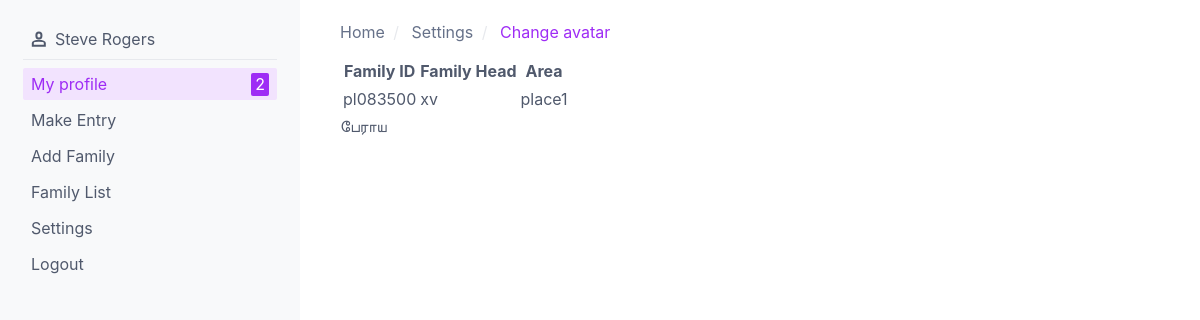
Before: /list_family.php with the older database file.
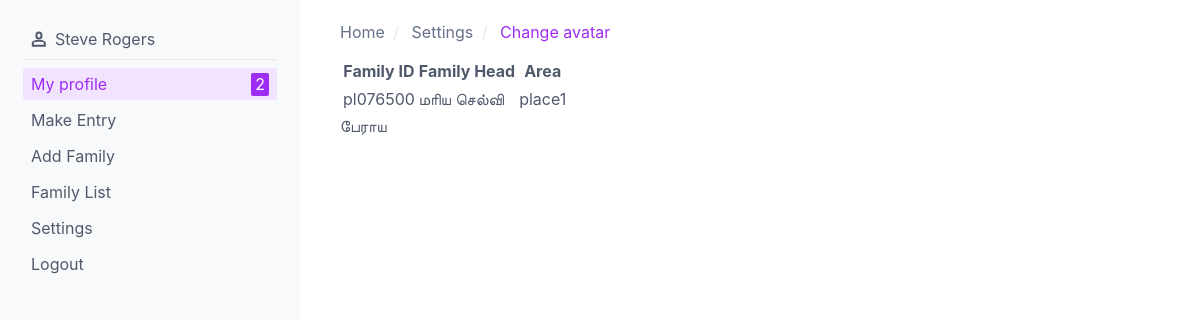
After: the same page with the newer database file.
### tables this page shows
CREATE TABLE "family_list" (
	"id"	INTEGER NOT NULL PRIMARY KEY AUTOINCREMENT UNIQUE,
	"family_id"	TEXT NOT NULL UNIQUE,
	"phone"	TEXT,
	"place"	TEXT NOT NULL,
	"address"	TEXT,
	"family_head"	TEXT NOT NULL,
	"family_type"	TEXT DEFAULT 1,
	"head_id"	INTEGER,
	FOREIGN KEY("family_id") REFERENCES "family_list"("family_id")
);

### www/list_family.php (the view)
<?php
include('header.php');
include('sidebar.php');
include('breadcrumb.php');
include('db_info.php');
$results = $db->query("SELECT * from family_list ");
?>
<table>
	<tr>
		<th>Family ID</th>
		<th>Family Head </th>
		<th>Area</th>
	</tr>
<?php
while ($row = $results->fetchArray()) {
    echo '<tr>'.
    		'<td>'.$row['family_id'].'</td><td>'.$row['family_head'].'</td><td>'.$row['place'].'</td>'.
    	 '</tr>';
}
?>
</table>
பேராய
<?php
include('footer.php');
?>

### www/header.php (shortened to what this page needs)
<!DOCTYPE html>
<html>
<head>
    <link rel="stylesheet" type="text/css" media="screen" href="css/style.css" charset="utf-8"/>
    <link rel="stylesheet" type="text/css" media="screen" href="css/spectre.css" charset="utf-8"/>
    <link rel="stylesheet" type="text/css" media="screen" href="css/spectre-exp.css" charset="utf-8"/>
    <link rel="stylesheet" type="text/css" media="screen" href="css/spectre-icons.css" charset="utf-8"/>
    <body>

### www/sidebar.php (shortened to what this page needs)
<div class="off-canvas off-canvas-sidebar-show">
  <div id="sidebar-id" class="off-canvas-sidebar">
<ul class="menu">
                  <li class="menu-item">
                    <div class="tile tile-centered">
                      <div class="tile-icon"><i class="icon icon-people"></i></div>
                      <div class="tile-content">Steve Rogers</div>
                    </div>
                  </li>
                  <li class="divider"></li>
                  <li class="menu-item">
                    <div class="menu-badge">
                      <label class="label label-primary">2</label>
                    </div><a class="active" >My profile</a>
                  </li>
                  <li class="menu-item"><a href="data_entry.php">Make Entry  </a></li>
<li class="menu-item"><a href="add_family.php">Add Family</a></li>
<li class="menu-item"><a href="list_family.php">Family List</a></li>
<li class="menu-item"><a href="settings.php">Settings</a></li>
<li class="menu-item"><a href="index.php">Logout</a></li>
                </ul>
  </div>
  <div class="off-canvas-content">

### www/breadcrumb.php
<ul class="breadcrumb">
  <li class="breadcrumb-item">
    <a href="#">Home</a>
  </li>
  <li class="breadcrumb-item">
    <a href="#">Settings</a>
  </li>
  <li class="breadcrumb-item">
    <a href="#">Change avatar</a>
  </li>
</ul>

### www/footer.php (shortened to what this page needs)
  </div>
</div>
</body>
</html>

### www/css/style.css (style rules this page uses)
html, body { height: 100%; }
body { display: flex; align-items: center; }

### www/css/spectre.css (style rules this page uses)
html { font-family: sans-serif; -ms-text-size-adjust: 100%; -webkit-text-size-adjust: 100%; }
body { margin: 0; }
a { background-color: transparent; -webkit-text-decoration-skip: objects; }
*, *::before, *::after { box-sizing: inherit; }
html { box-sizing: border-box; font-size: 20px; line-height: 1.5; -webkit-tap-highlight-color: transparent; }
body { background: #fff; color: #50596c; font-family: -apple-system, system-ui, BlinkMacSystemFont, "Segoe UI", Roboto, "Helvetica Neue", sans-serif; font-size: 0.8rem; overflow-x: hidden; text-rendering: optimizeLegibility; }
a { color: #9e2cf5; outline: none; text-decoration: none; }
a:focus, a:hover, a:active, a.active { color: #860be3; text-decoration: underline; }
a, ins, u { text-decoration-skip: ink edges; }
ul, ol { margin: 0.8rem 0 0.8rem 0.8rem; padding: 0; }
ul li, ol li { margin-top: 0.4rem; }
ul { list-style: disc inside; }
.label { border-radius: 0.1rem; line-height: 1.2; padding: 0.1rem 0.2rem; background: #f0f1f4; color: #5b657a; display: inline-block; }
.label.label-primary { background: #9e2cf5; color: #fff; }
.breadcrumb { list-style: none; margin: 0.2rem 0; padding: 0.2rem 0; }
.breadcrumb .breadcrumb-item { color: #667189; display: inline-block; margin: 0; padding: 0.2rem 0; }
.breadcrumb .breadcrumb-item:not(:last-child) { margin-right: 0.2rem; }
.breadcrumb .breadcrumb-item:not(:last-child) a { color: #667189; }
.breadcrumb .breadcrumb-item:not(:first-child)::before { color: #e7e9ed; content: "/"; padding-right: 0.4rem; }
.menu { border-radius: 0.1rem; list-style: none; margin: 0; min-width: 180px; padding: 0.4rem; transform: translateY(0.2rem); z-index: 300; }
.menu .menu-item { margin-top: 0; padding: 0 0.4rem; text-decoration: none; user-select: none; }
.menu .menu-item > a { border-radius: 0.1rem; color: inherit; display: block; margin: 0 -0.4rem; padding: 0.2rem 0.4rem; text-decoration: none; }
.menu .menu-item > a:active, .menu .menu-item > a.active { background: #f2e3fe; color: #9e2cf5; }
.menu .menu-item + .menu-item { margin-top: 0.2rem; }
.menu .menu-badge { float: right; padding: 0.2rem 0; }
.tile { align-content: space-between; align-items: flex-start; display: flex; }
.tile .tile-icon, .tile .tile-action { flex: 0 0 auto; }
.tile .tile-content { flex: 1 1 auto; }
.tile .tile-content:not(:first-child) { padding-left: 0.4rem; }
.tile.tile-centered { align-items: center; }
.tile.tile-centered .tile-content { overflow: hidden; }
.divider, .divider-vert { display: block; position: relative; }
.divider { border-top: 0.05rem solid #e7e9ed; height: 0.05rem; margin: 0.4rem 0; }

### www/css/spectre-exp.css (style rules this page uses)
.off-canvas { display: flex; flex-flow: nowrap; height: 100%; position: relative; width: 100%; }
.off-canvas .off-canvas-sidebar { background: #f8f9fa; bottom: 0; min-width: 15rem; overflow-y: auto; position: fixed; top: 0; transition: transform 0.25s ease; z-index: 200; padding: 15px; left: 0; transform: translateX(-100%); }
.off-canvas .off-canvas-content { flex: 1 1 auto; height: 100%; padding: 0.4rem 2rem 0.4rem 2rem; }
@media (min-width: 960px) { .off-canvas.off-canvas-sidebar-show .off-canvas-sidebar { flex: 0 0 auto; position: relative; transform: none; } }

Changed rows visible on the page:
removed family_list: family "pl083500", family_head "xv", place "place1"
added family_list: family "pl076500", family_head "மாிய செல்வி", place "place1"
